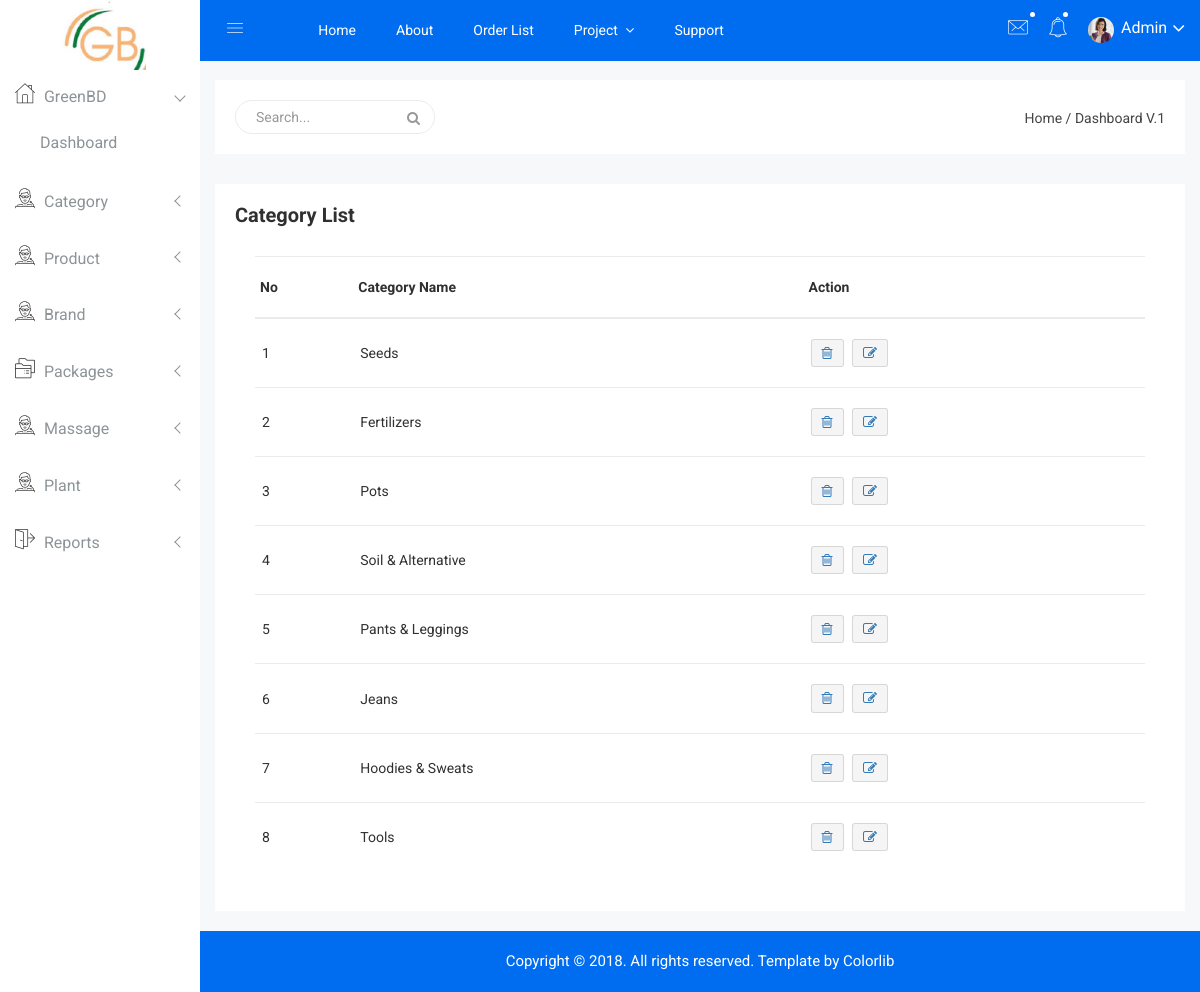
The app's page /admin/catlist.php with its own data.
### tables this page shows
CREATE TABLE `category` (
  `cat_id` int(11) NOT NULL,
  `cat_name` varchar(255) NOT NULL
);

### lib/database.php (called while the page is built, shortened)
<?php
class Database{
	public $host   = DB_HOST;
	public $user   = DB_USER;
	public $pass   = DB_PASS;
	public $dbname = DB_NAME;
	public $link;
	private function dbconnect(){
		$this->link = new mysqli($this->host, $this->user, $this->pass, $this->dbname);
	}
	public function select($query){
		$result = $this->link->query($query) or die($this->link->error.__LINK__);
		if ($result->num_rows > 0) {
			return $result;
		}else{
			return false;
		}
	}
}
?>

### classes/category.php (called while the page is built, shortened)
<?php
	$realpath = realpath(dirname(__FILE__));
	include_once ($realpath.'/../lib/database.php');
?>
<?php
	class Category{
		private $db;
		public function __construct(){
			$this->db = new Database();
		}
		public function getcategory(){
			$query = "SELECT * FROM category ORDER BY cat_id DESC";
			$result = $this->db->select($query);
			return $result;
		}
	}
?>

### admin/catlist.php (the view, shortened to what this page needs)
<?php include 'tamp/link.php';?>
<?php include 'tamp/sidber.php';?>
<?php include '../classes/category.php';?>
<?php
    $cat = new Category();
?>
    <div class="all-content-wrapper">
        <div class="container-fluid">
            <div class="row">
                <div class="col-lg-12 col-md-12 col-sm-12 col-xs-12">
                    <div class="logo-pro">
                        <a href="index.html"><img class="main-logo" src="img/logo/logo.png" alt="" /></a>
                    </div>
                </div>
            </div>
        </div>
<?php include 'tamp/header.php';?>
        <div class="data-table-area mg-b-15">
            <div class="container-fluid">
                <div class="row">
                    <div class="col-lg-12 col-md-12 col-sm-12 col-xs-12">
                        <div class="sparkline13-list">
                            <div class="sparkline13-hd">
                                <div class="main-sparkline13-hd">
                                    <h1> <span class="table-project-n">Category</span> List</h1>
                                </div>
                            </div>
                             <div class="product-status-wrap drp-lst">
                                    <div class="asset-inner">
                                        <table>
                                        <thead>
                                            <tr>
                                                <th data-field="id">No</th>
                                                <th data-field="name" data-editable="true">Category Name</th>
                                                <th data-field="action">Action</th>
                                            </tr>
                                        </thead>
                                        <tbody>
                                            <?php
                                                $getcat = $cat->getcategory();
                                                    if ($getcat) {
                                                        $i = 0;
                                                        while ($result = $getcat->fetch_assoc()) {
                                                            $i++;
                                                             ?>
                                                <tr>
                                                    <td><?php echo $i ?></td>
                                                    <td><?php echo $result['cat_name'] ?></td>
                                                    <td class="datatable-ct">
                                                        <button data-toggle="tooltip" title="Edit" class="pd-setting-ed"><a onclick="return confirm('Are you sure to delete this!!')" href="catlist.php?delcat=<?php echo $result['cat_id'];?>"><i class="fa fa-trash-o"></i></a></button>
                                                        <button data-toggle="tooltip" title="Edit" class="pd-setting-ed"><a href="editcat.php?catid=<?php echo $result['cat_id'];?>" ><i class="fa fa-pencil-square-o" aria-hidden="true"></i></a></button>
                                                    </td>
                                                </tr>
                                            <?php }} ?>
                                        </tbody>
                                    </table>
                                </div>
                            </div>
                        </div>
                    </div>
                </div>
            </div>
        </div>
        <div class="footer-copyright-area">
            <div class="container-fluid">
                <div class="row">
                    <div class="col-lg-12 col-md-12 col-sm-12 col-xs-12">
                        <div class="footer-copy-right">
                            <p>Copyright © 2018. All rights reserved. Template by <a href="https://colorlib.com/wp/templates/">Colorlib</a></p>
                        </div>
                    </div>
                </div>
            </div>
        </div>
    </div>
</body>
</html>

### admin/css/main.css (style rules this page uses)
html { color: #222; font-size: 1em; line-height: 1.4; }

### records on screen
category: cat_name "Seeds"
category: cat_name "Fertilizers"
category: cat_name "Pots"
category: cat_name "Soil & Alternative"
category: cat_name "Pants & Leggings"
category: cat_name "Jeans"
category: cat_name "Hoodies & Sweats"
category: cat_name "Tools"
